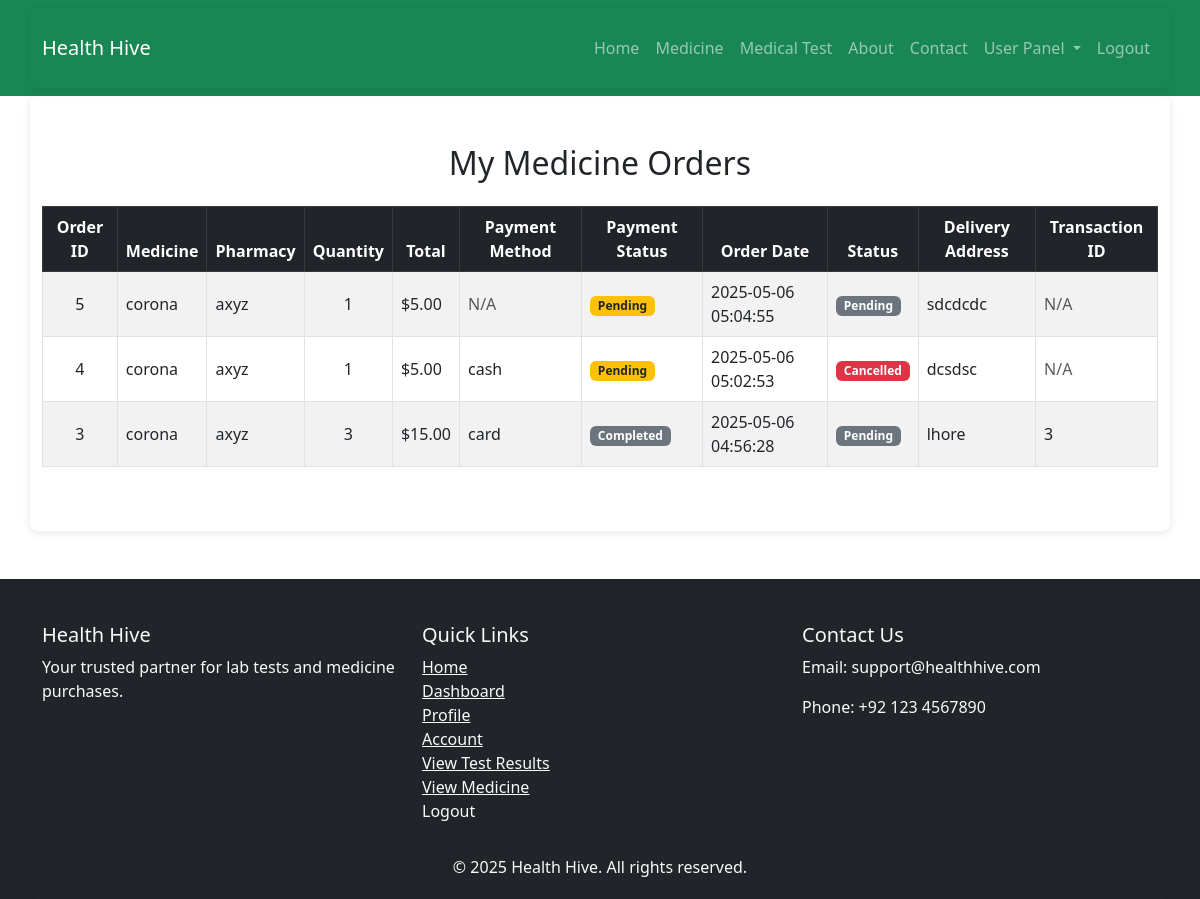
Page /user/medicine_orders.php (signed in) on the committed database.
### tables this page shows
CREATE TABLE `medicine_orders` (
  `id` int(11) NOT NULL,
  `pharmacy_id` int(11) DEFAULT NULL,
  `user_id` int(11) DEFAULT NULL,
  `medicine_id` int(11) DEFAULT NULL,
  `quantity` int(11) NOT NULL,
  `total_amount` decimal(10,2) NOT NULL,
  `status` enum('pending','completed','failed','cancelled') DEFAULT 'pending',
  `order_date` datetime DEFAULT current_timestamp(),
  `delivery_address` text DEFAULT NULL,
  `payment_method` enum('card','cash','delivery') DEFAULT 'cash',
  `payment_status` enum('pending','completed','failed') DEFAULT 'pending',
  `transaction_id` int(11) DEFAULT NULL,
  `admin_note` text DEFAULT NULL,
  `created_at` datetime DEFAULT current_timestamp(),
  `updated_at` datetime DEFAULT current_timestamp() ON UPDATE current_timestamp()
);

CREATE TABLE `medicines` (
  `id` int(11) NOT NULL,
  `pharmacy_id` int(11) NOT NULL,
  `name` varchar(255) NOT NULL,
  `brand` varchar(255) DEFAULT NULL,
  `generic` varchar(255) DEFAULT NULL,
  `category` varchar(100) DEFAULT NULL,
  `price` decimal(10,2) NOT NULL,
  `discount` decimal(5,2) DEFAULT 0.00,
  `stock` int(11) NOT NULL,
  `description` text DEFAULT NULL,
  `image` varchar(255) DEFAULT NULL,
  `status` tinyint(1) DEFAULT 1,
  `is_available` tinyint(1) DEFAULT 1,
  `created_at` timestamp NOT NULL DEFAULT current_timestamp()
);

CREATE TABLE `users` (
  `id` int(11) NOT NULL,
  `name` varchar(100) NOT NULL,
  `email` varchar(100) NOT NULL,
  `password` varchar(255) NOT NULL,
  `store_name` varchar(255) DEFAULT NULL,
  `logo_path` varchar(255) DEFAULT NULL,
  `phone` varchar(15) DEFAULT NULL,
  `address` text DEFAULT NULL,
  `license_number` varchar(50) DEFAULT NULL,
  `license_expiry_date` date DEFAULT NULL,
  `role` enum('user','lab','pharmacy','admin') NOT NULL,
  `status` varchar(50) DEFAULT NULL,
  `created_at` timestamp NOT NULL DEFAULT current_timestamp()
);

### user/medicine_orders.php (the view, shortened to what this page needs)
<?php
require_once __DIR__ . '/../header.php';
$user_id = $_SESSION['user_id'];
$sql = "SELECT mo.*, m.name AS medicine_name, p.name AS pharmacy_name
        FROM medicine_orders mo
        JOIN medicines m ON mo.medicine_id = m.id
        JOIN users p ON mo.pharmacy_id = p.id
        WHERE mo.user_id = ?
        ORDER BY mo.created_at DESC";
$stmt = $conn->prepare($sql);
$stmt->bind_param("i", $user_id);
$stmt->execute();
$result = $stmt->get_result();
?>
<!DOCTYPE html>
<html lang="en">
<head>
    <link href="https://cdn.jsdelivr.net/npm/bootstrap@5.3.0/dist/css/bootstrap.min.css" rel="stylesheet">
    <link href="https://cdn.jsdelivr.net/npm/bootstrap-icons@1.10.5/font/bootstrap-icons.css" rel="stylesheet">
</head>
<body>
    <div class="container py-5">
        <h2 class="text-center mb-4">My Medicine Orders</h2>
        <?php if ($result->num_rows > 0): ?>
        <div class="table-responsive">
            <table class="table table-bordered table-striped align-middle table-hover">
                <thead class="table-dark text-center">
                    <tr>
                        <th>Order ID</th>
                        <th>Medicine</th>
                        <th>Pharmacy</th>
                        <th>Quantity</th>
                        <th>Total</th>
                        <th>Payment Method</th>
                        <th>Payment Status</th>
                        <th>Order Date</th>
                        <th>Status</th>
                        <th>Delivery Address</th>
                        <th>Transaction ID</th>
                    </tr>
                </thead>
                <tbody>
                    <?php while ($row = $result->fetch_assoc()): ?>
                        <tr>
                            <td class="text-center"><?= htmlspecialchars($row['id']) ?></td>
                            <td><?= htmlspecialchars($row['medicine_name']) ?></td>
                            <td><?= htmlspecialchars($row['pharmacy_name']) ?></td>
                            <td class="text-center"><?= $row['quantity'] ?></td>
                            <td>$<?= number_format($row['total_amount'], 2) ?></td>
                            <td><?= htmlspecialchars($row['payment_method']) ?: '<span class="text-muted">N/A</span>' ?></td>
                            <td>
                                <span class="badge
                                    <?= $row['payment_status'] === 'paid' ? 'bg-success' :
                                        ($row['payment_status'] === 'pending' ? 'bg-warning text-dark' :
                                        'bg-secondary') ?>">
                                    <?= ucfirst($row['payment_status']) ?>
                                </span>
                            </td>
                            <td><?= htmlspecialchars($row['order_date']) ?></td>
                            <td>
                                <span class="badge
                                    <?= $row['status'] === 'delivered' ? 'bg-success' :
                                        ($row['status'] === 'cancelled' ? 'bg-danger' :
                                        ($row['status'] === 'processing' ? 'bg-info text-dark' :
                                        'bg-secondary')) ?>">
                                    <?= ucfirst($row['status']) ?>
                                </span>
                            </td>
                            <td><?= htmlspecialchars($row['delivery_address']) ?></td>
                            <td><?= $row['transaction_id'] ? htmlspecialchars($row['transaction_id']) : '<span class="text-muted">N/A</span>' ?></td>
                        </tr>
                    <?php endwhile; ?>
                </tbody>
            </table>
        </div>
        <?php else: ?>
            <div class="alert alert-info text-center">No medicine orders found.</div>
        <?php endif; ?>
    </div>
    <?php
require_once __DIR__ . '/../footer.php';
?>

### assets/css/style.css (style rules this page uses)
* { margin: 0; padding: 0; box-sizing: border-box; }
body { font-family: Arial, sans-serif; color: #333; }
.container { width: 80%; margin: 0 auto; padding: 20px; box-shadow: 0 2px 10px rgba(0, 0, 0, 0.1); border-radius: 8px; }

### rows in the picture
medicine_orders: id "5", medicine.name "corona", pharmacy.name "axyz", quantity "1", total_amount "5.00", payment_method "N/A", payment_status "Pending", order_date "2025-05-06 05:04:55", status "Pending", delivery_address "sdcdcdc"
medicine_orders: id "4", medicine.name "corona", pharmacy.name "axyz", quantity "1", total_amount "5.00", payment_method "cash", payment_status "Pending", order_date "2025-05-06 05:02:53", status "Cancelled", delivery_address "dcsdsc", shows "N/A"
medicine_orders: id "3", medicine.name "corona", pharmacy.name "axyz", quantity "3", total_amount "15.00", payment_method "card", payment_status "Completed", order_date "2025-05-06 04:56:28", status "Pending", delivery_address "lhore", transaction "3"
